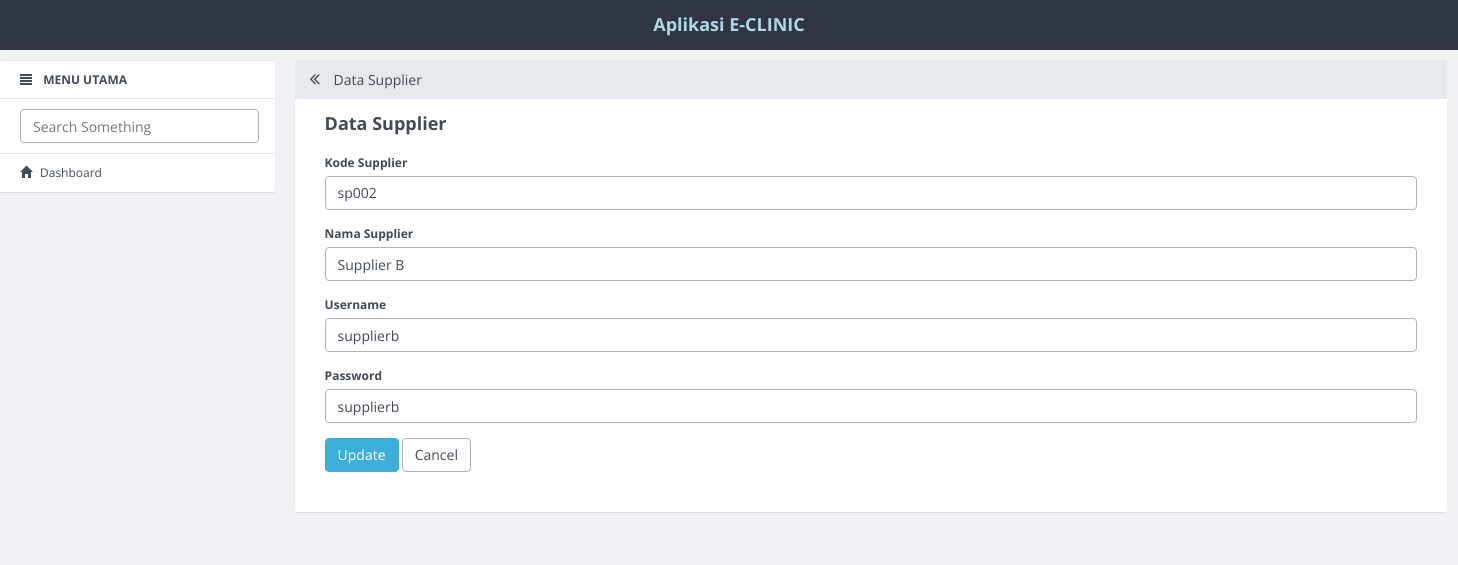
The page /supplier/update/2.html on the database its author committed.
### tables this page shows
CREATE TABLE `supplier` (
  `id_supplier` int(11) NOT NULL AUTO_INCREMENT,
  `kode_supplier` varchar(10) DEFAULT NULL,
  `nama_supplier` varchar(50) DEFAULT NULL,
  `username` varchar(50) DEFAULT NULL,
  `password` varchar(50) DEFAULT NULL,
  PRIMARY KEY (`id_supplier`)
);

### application/controllers/Supplier.php (called while the page is built, shortened)
<?php
class Supplier extends CI_Controller
{
    function __construct()
    {
        $this->load->model('Supplier_model');
        $this->load->library('form_validation');
    }
    public function update($id)
    {
        $row = $this->Supplier_model->get_by_id($id);
        if ($row) {
            $data = array(
                'button' => 'Update',
                'action' => site_url('supplier/update_action'),
		'id_supplier' => set_value('id_supplier', $row->id_supplier),
		'kode_supplier' => set_value('kode_supplier', $row->kode_supplier),
        'nama_supplier' => set_value('nama_supplier', $row->nama_supplier),
        'username' => set_value('username', $row->username),
		'password' => set_value('password', $row->password),
        'konten' => 'supplier/supplier_form',
            'judul' => 'Data Supplier',
	    );
            $this->load->view('v_index', $data);
        } else {
            $this->session->set_flashdata('message', 'Record Not Found');
            redirect(site_url('supplier'));
        }
    }
}

### index.php (called while the page is built, shortened)
<?php
require_once BASEPATH.'core/CodeIgniter.php';

### application/models/Supplier_model.php (called while the page is built, shortened)
<?php
class Supplier_model extends CI_Model
{
    public $table = 'supplier';
    public $id = 'id_supplier';
    function get_by_id($id)
    {
        $this->db->where($this->id, $id);
        return $this->db->get($this->table)->row();
    }
}

### application/views/supplier/supplier_form.php (the view, shortened to what this page needs)
<form action="<?php echo $action; ?>" method="post">
    <div class="form-group">
        <label for="varchar">Kode Supplier <?php echo form_error('kode_supplier') ?></label>
        <input type="text" class="form-control" name="kode_supplier" id="kode_supplier" placeholder="Kode Supplier" value="<?php echo $kode_supplier; ?>" />
    </div>
    <div class="form-group">
        <label for="varchar">Nama Supplier <?php echo form_error('nama_supplier') ?></label>
        <input type="text" class="form-control" name="nama_supplier" id="nama_supplier" placeholder="Nama Supplier" value="<?php echo $nama_supplier; ?>" />
    </div>
    <div class="form-group">
        <label for="varchar">Username <?php echo form_error('username') ?></label>
        <input type="text" class="form-control" name="username" id="nama_supplier" placeholder="Username" value="<?php echo $username; ?>" />
    </div>
    <div class="form-group">
        <label for="varchar">Password <?php echo form_error('password') ?></label>
        <input type="text" class="form-control" name="password" id="password" placeholder="Password" value="<?php echo $password; ?>" />
    </div>
    <button type="submit" class="btn btn-primary"><?php echo $button ?></button>
    <a href="<?php echo site_url('supplier') ?>" class="btn btn-default">Cancel</a>
</form>

### rows shown on the page
supplier: kode_supplier "sp002", nama_supplier "Supplier B", username "supplierb", password "supplierb"

### other values the page prints
$judul "Data Supplier"
$button "Update"
